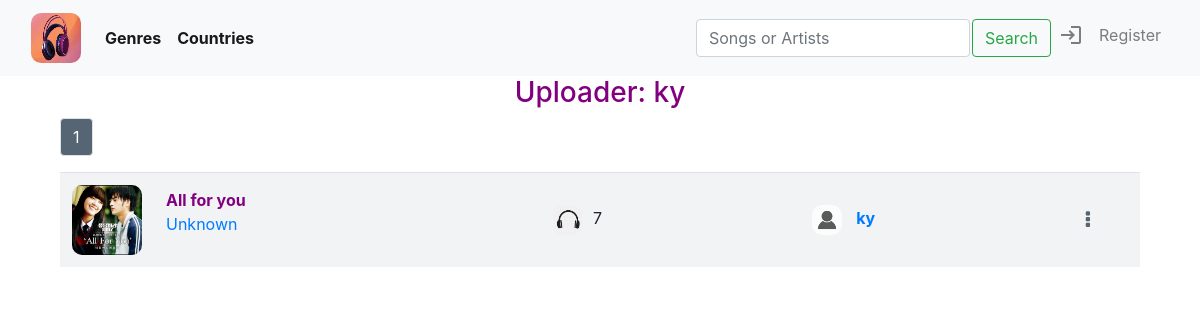
/uploaded/1/a, run on the app's committed database.
### music/models.py (models this page shows, shortened)
class Song(models.Model):
    uploader = models.ForeignKey(User, on_delete=models.CASCADE, related_name="uploader")
    title = models.CharField(max_length=64, blank=False, db_column="title")
    _artists = models.CharField(max_length=64, blank=True, db_column="artists")
    _country = models.CharField(max_length=64, blank=True, db_column="country")
    _genre = models.CharField(max_length=64, blank=True, db_column="genre")
    date = models.DateTimeField(db_column="date")
    views = models.IntegerField(default=0, db_column="views")
    photo = models.ImageField(upload_to='images', blank=True, default=None)
    audio = models.FileField(upload_to='songs', blank=False, default=None)
    @property
    def artists(self):
        return self._artists
    @artists.setter
    def artists(self, artists):
        if not artists:
            self._artists = "Unknown"
        else:
            self._artists = artists
    @property
    def genre(self):
        return self._genre
    @genre.setter
    def genre(self, genre):
        if not genre or genre.lower() not in ["pop", "dance", "rock", "jazz", "traditional", "soundtrack"]:
            self._genre = "Others"
        else:
            self._genre = genre
    @property
    def country(self):
        return self._country
    @country.setter
    def country(self, country):
        if not country or country.lower() not in ["us - uk", "korea", "japan", "china", "vietnam"]:
            self._country = "Others"
        else:
            self._country = country

class User(AbstractUser):
    pass

### music/views.py (the view)
# urls.py: path("uploaded/<int:host_id>/<str:letter>", views.uploaded_view, name="uploaded"),
def uploaded_view(request, host_id, letter):
    host = User.objects.get(pk=host_id)
    all_tracks = Song.objects.filter(uploader=host_id).order_by("date").reverse()
    tracks = []
    for track in all_tracks:
        if track.title[0].lower() == letter.lower():
            tracks.append(track)
    pages, lists = pagination(tracks, 10)
    playlists, new_playlist_index = private_playlists(request)
    return render(request, "music/list.html", {
        "result": f"Uploader: {host}",
        "tracks": tracks,
        "pages": pages,
        "lists": lists,
        "playlists": playlists,
        "new_playlist_index": new_playlist_index
    })

### music/views.py (called while the page is built)
def pagination(tracks, number):
    pages = []
    list = []
    lists = []
    p = Paginator(tracks, number)
    for i in range(p.num_pages):
        page = p.page(i + 1)
        pages.append(page)
        list.append(i + 1)
    l = Paginator(list, 5)
    for i in range(l.num_pages):
        lists.append(l.page(i + 1))
    return pages, lists

def private_playlists(request):
    if request.user.is_authenticated:
        playlists = Playlist.objects.filter(user=request.user)
        new_playlist_index = len(playlists) + 1
    else:
        playlists = None
        new_playlist_index = 1
    return playlists, new_playlist_index

### music/templates/music/list.html (shortened to what this page needs)
{% extends "music/layout.html" %}
{% load static %}
{% block body %}
    <div id="list-page">
        {% if result %}
            <h3 id="result" style="color: purple;">{{ result }}</h3>
        {% endif %}
        {% if tracks|length != 0 %}
            <div id="paginator-navbar">
                    {% for page in pages %}
                            <div class="paginator-navbar" id="paginator-{{ page.number }}">
                                {% for list in lists %}
                                    {% if page.number >= list|first and page.number <= list|last %}
                                        <nav aria-label="Page navigation example" class="pages-list" id="list-{{ list.number }}">
                                            <ul class="pagination">
                                                {% for number in list %}
                                                    <li class="page-item"><a href="#" class="page-link" id="page-link-{{ number }}" data-page_number="{{ number }}" onclick="showPage(this.dataset.page_number)">{{ number }}</a></li>
                                                {% endfor %}
                                            </ul>
                                        </nav>
                                    {% endif %}
                                {% endfor %}
                            </div>
                    {% endfor %}
            </div>
        {% else %}
            {% if playlist %}
                <h5 style="width: 100%; margin-top: 20px; text-align: center;">
                    This playlist is empty, visit <a href="{% url 'list' %}">Here</a> to add some tracks.
                </h5>
            {% endif %}
        {% endif %}
        <div id="tracks-list" class="tracks-list">
            {% for page in pages %}
                <div class="paginator" id="page-{{ page.number }}">
                    <table class="table">
                        {% for track in page.object_list %}
                            <tr class="track-bar" id="track-{{ track.id }}" data-id="{{ track.id }}" data-page_number="{{ page.number }}" style="cursor: pointer;">
                                <td class="track-onclick" data-id="{{ track.id }}" class="track-infomation" id="track-photo">
                                    <div class="photo-div">
                                        {% if track.photo %}
                                            <img src="/music/media/{{ track.photo }}">
                                        {% else %}
                                            <img src="/static/music/media/music.jpg">
                                        {% endif %}
                                    </div>
                                </td>
                                <td class="track-onclick" data-id="{{ track.id }}" class="track-infomation" id="track-title-artists">
                                    <div id="title"><strong style="color: purple;">{{ track.title }}</strong></div>
                                    <div id="artists">
                                        <a href="{% url 'artists' track.artists %}"><p style="white-space: nowrap; text-overflow: ellipsis;">{{ track.artists }}</p></a>
                                    </div>
                                </td>
                                <td class="track-onclick" data-id="{{ track.id }}" class="track-infomation" id="track-views">
                                    <div class="hide">
                                        <img style="width: 30px; height: 30px; margin-right: 10px;" src="{% static 'music/media/headphone.jpg' %}">
                                        <span id="views-of-track-{{ track.id }}">{{ track.views }}</span>
                                    </div>
                                </td>
                                <td class="track-onclick" class="hide" data-id="{{ track.id }}" class="track-infomation" style="width: 300px;" id="track-uploader">
                                    <div>
                                        <img style="width: 30px; height: 30px; margin-right: 10px;" src="{% static 'music/media/person.png' %}">
                                        <a href="{% url 'library' track.uploader.id %}">
                                            <strong style="white-space: nowrap; text-overflow: ellipsis;">{{ track.uploader }}</strong>
                                        </a>
                                    </div>
                                </td>
                                <td class="track-infomation" id="track-download">
                                    <a style="font-size: 20px; color: #566573;" href="#" data-uploader_id="{{ track.uploader.id }}" data-track_id="{{ track.id }}" data-audio="{{ track.audio }}" onclick="showAddingTable(this)">
                                        <i id="dot-icon" class="fa fa-ellipsis-v" aria-hidden="true"></i>
                                    </a>
                                </td>
                            </tr>
                        {% endfor %}
                    </table>
                </div>
            {% endfor %}
        </div>
        <div id="placeholder">
        </div>
    </div>
{% endblock %}

### music/static/music/styles.css (style rules this page uses)
img { border-radius: 10px; }
ul { list-style: none; }
#list-page { padding-left: 5%; padding-right: 5%; height: 87vh; }
#tracks-list { width: 100%; }
#placeholder { height: 15vh; }
.table { width: 90vw; border-collapse: collapse; }
.table tr { background-color: #F2F3F5; height: auto; }
.table td { vertical-align: middle; height: 10vh; border-collapse: collapse; }
#track-title-artists { width: 30vw; overflow: hidden; }
#track-title-artists #title, #artists { width: 30vw; overflow: hidden; white-space: nowrap; text-overflow: ellipsis; }
#track-title-artists #artists { width: max-content; }
#track-photo { width: 90px; height: 90px; }
#track-photo img { width: 70px; height: 70px; }
#track-views { padding-left: 15px; width: 25vw; }
#track-download { width: 7vw; text-align: center; }
.paginator-navbar nav ul li { z-index: 1; }
#track-download #dot-icon { width: 30px; height: 30px; border-radius: 50%; display: flex; justify-content: center; align-items: center; }
.hide { display: none; }
#result { text-align: center; }
.paginator-navbar { display: none; margin-top: 1vh; height: auto; }
@media (min-width: 700px) { .hide { display: table; } }

### data on the page
Song: photo (picture), title "All for you", artists "Unknown", views "7", uploader "ky"

### other printed values
{{ result }} "Uploader: ky"
{{ number }} "1"
